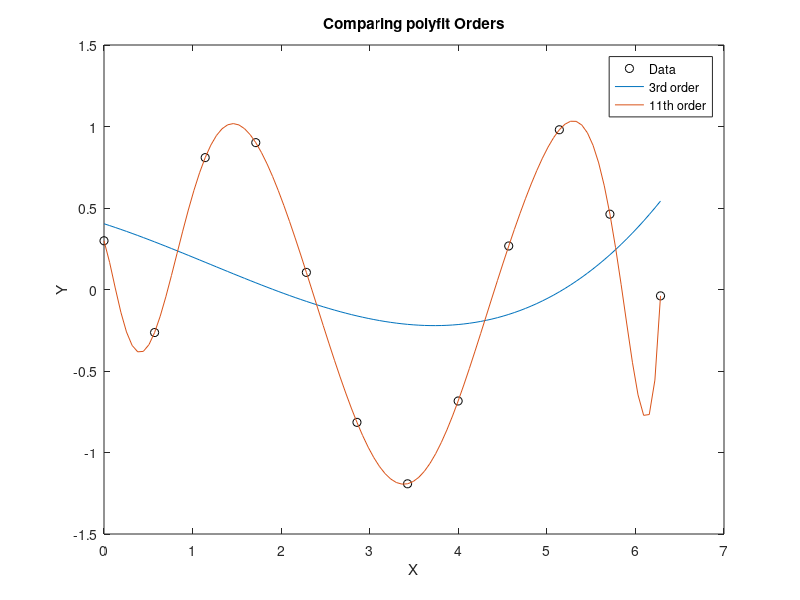

Write the MATLAB code that produced this figure.
% Noisy data
data = [0            0.299;
    0.5712      -0.264;
    1.1424       0.809;
    1.7136       0.901;
    2.2848       0.105;
    2.8560      -0.815;
    3.4272      -1.192;
    3.9984      -0.684;
    4.5696       0.267;
    5.1408       0.980;
    5.7120       0.462;
    6.2832      -0.039];
x = data(:, 1);
y = data(:, 2);
plot(x, y, 'ko')
hold on

x_plt = linspace(min(x), max(x)); % higher resolution than x

% Cubic fit
p_cubic = polyfit(x, y, 3);
plot(x_plt, polyval(p_cubic, x_plt))

% 11th order fit
p_11th = polyfit(x, y, 11);
plot(x_plt, polyval(p_11th, x_plt));

% Format plot
hold off
xlabel('X')
ylabel('Y')
legend('Data', '3rd order', '11th order')
title('Comparing polyfit Orders')
